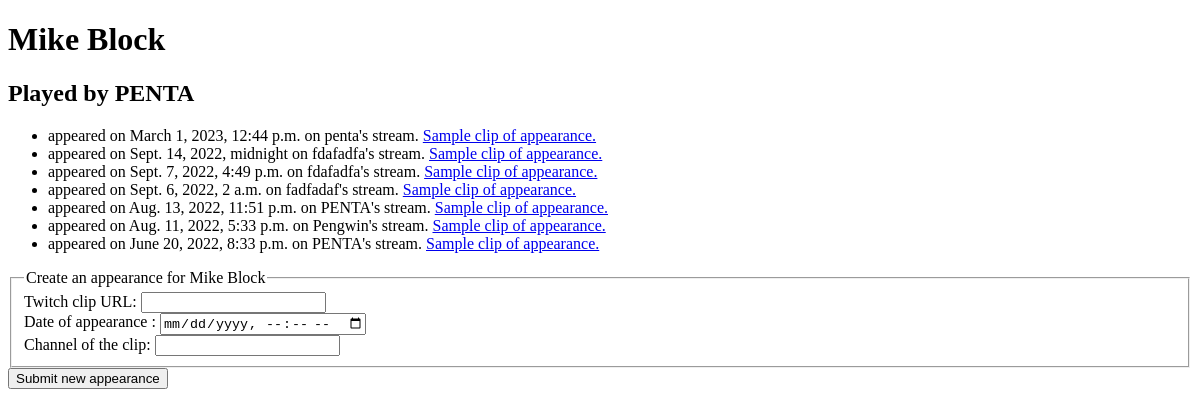
/lastSeenRP/character/Mike_Block/, run on an earlier commit of the app's database.
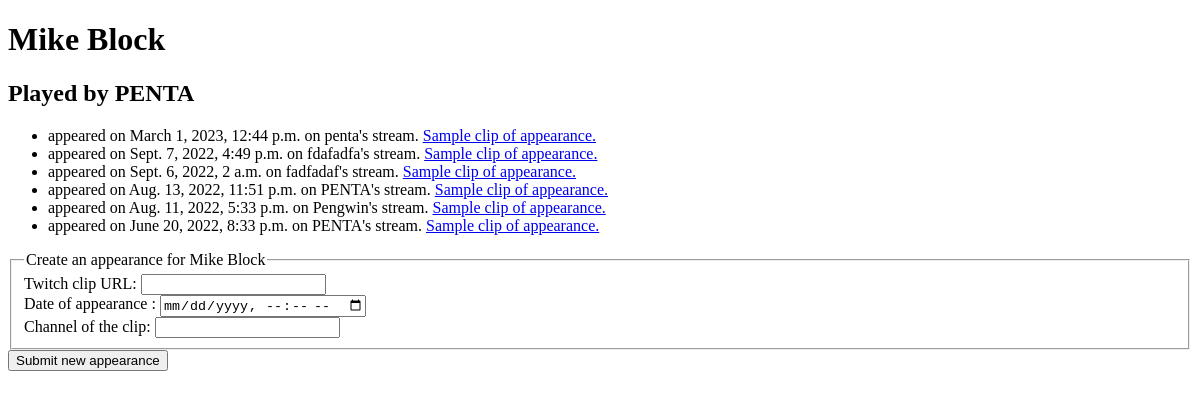
And on a later commit of the database.
### lastSeenRP/models.py (models this page shows, shortened)
class Appearance(models.Model):
    character_name = models.ForeignKey(rpCharacter, on_delete=models.CASCADE)
    twitch_clip_URL = models.CharField(max_length=100)
    date_of_appearance = models.DateTimeField('date and time that the character showed up')
    clip_Streamer = models.CharField(max_length=50) #in case the clip gets deleted they can find the streamers vod and watch
    publish_time = models.DateTimeField('date and time a user submitted this post', default= pytz.UTC.localize(datetime.now()))
    class Meta:
        ordering = ('-date_of_appearance',)

### lastSeenRP/views.py (the view, shortened to what this page needs)
# urls.py: path('character/<str:character_FName>_<str:character_LName>/', views.character, name='character'),
def character(request, character_FName, character_LName):
    form = createAppearanceForm()
    character_id = get_object_or_404(rpCharacter, character_first_name=character_FName, character_last_name=character_LName)
    return render(request, 'lastSeenRP/character.html', {'character_id': character_id, 'form':form})

### lastSeenRP/forms.py
class createAppearanceForm(forms.Form):
    clipURL = forms.CharField(label="Twitch clip URL", max_length=125)
    dateOfAppearance = forms.DateTimeField(widget=forms.DateTimeInput(format=('%Y-%m-%d, %H:%M:%S'),attrs={'class': 'datetimepicker', 'placeholder': 'Select a date', 'type': 'datetime-local'}))
    channelName = forms.CharField(label="Channel of the clip", max_length=30)

### lastSeenRP/templates/lastSeenRP/character.html (shortened to what this page needs)
<!DOCTYPE html>
<html lang="en-US">
  <head>
  </head>
  <body>
    <h1> {{character_id.character_first_name}} {{character_id.character_last_name}} </h1>
    <h2> Played by {{character_id.character_played_by}} </h2>
    <ul>
      {% for appear in character_id.appearance_set.all %}
          <li> appeared on {{appear.date_of_appearance}} on {{appear.clip_Streamer}}'s stream. <a href="{{appear.twitch_clip_URL}}"> Sample clip of appearance.</a>  </li>
    {% empty %}
      <li> This character has no appearances in the database. Would you like to create one?</li>
      {% endfor %}
  </ul>
      <form action ="{% url 'lastSeenRP:resubmit' character_id.character_first_name character_id.character_last_name %}" method="post">
    <fieldset>
      <legend>Create an appearance for {{character_id.character_first_name}} {{character_id.character_last_name}}</legend>
      <label for="clipURL_label">Twitch clip URL: </label>
      {{form.clipURL}}
      <br>
      <label for="dateAndTime">Date of appearance : </label>
      {{form.dateOfAppearance}}
      <br>
      <label for="clipStreamer">Channel of the clip: </label>
      {{form.channelName}}
    </fieldset>
    <input type="submit" value="Submit new appearance">
  </form>
  </body>
</html>

What changed in the data, as far as the page shows it:
removed Appearance: date_of_appearance "Sept. 14, 2022, midnight", clip_Streamer "fdafadfa"
